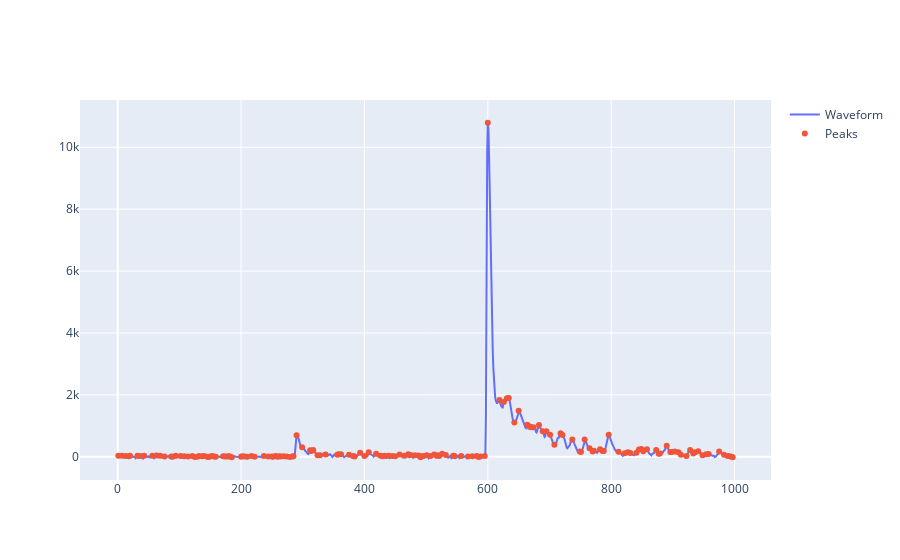

Here is the notebook cell this chart was saved with:
### Code cell
import plotly.graph_objects as go

# Assuming wvfms is your waveform data and peak_indices contains the indices of the peaks
waveform = wvfms[0,0,4,:]  # replace with the index of the waveform you want to plot


fig = go.Figure()

# Plot the waveform
fig.add_trace(go.Scatter(
    y=waveform,
    mode='lines',
    name='Waveform'
))

# Plot the peaks
fig.add_trace(go.Scatter(
    x=selected_ticks+1,
    y=waveform[selected_ticks+1],
    mode='markers',
    name='Peaks'
))

fig.show()

### Figure 1 — Plotly figure (JSON) as saved in the notebook; plotly's stock layout.template omitted (floating-point values rounded to 4 significant figures; data arrays with more than 128 entries replaced by an {"elided": "..."} marker saying what was removed)
{"data": [{"mode": "lines", "name": "Waveform", "type": "scatter", "y": {"elided": "1000 int values"}}, {"mode": "markers", "name": "Peaks", "type": "scatter", "x": {"elided": "166 int values"}, "y": {"elided": "166 int values"}}], "layout": {}}
